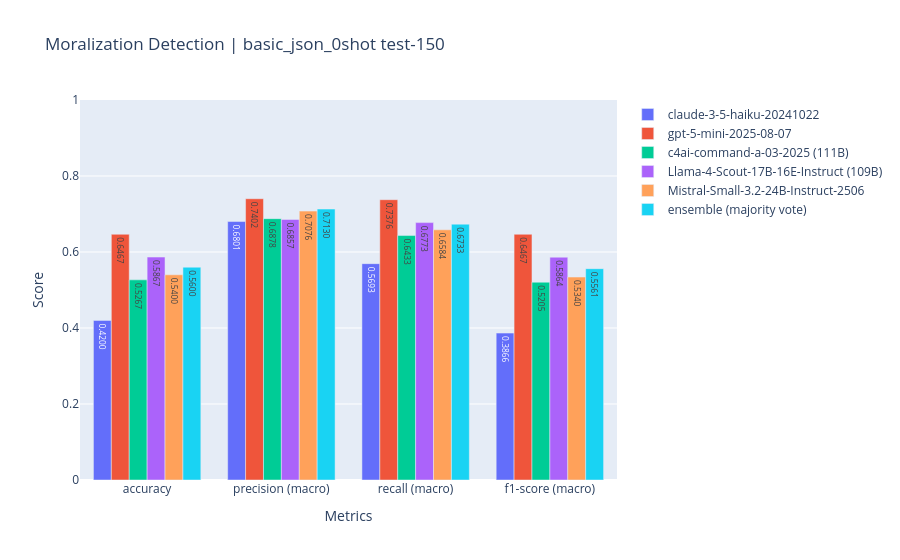
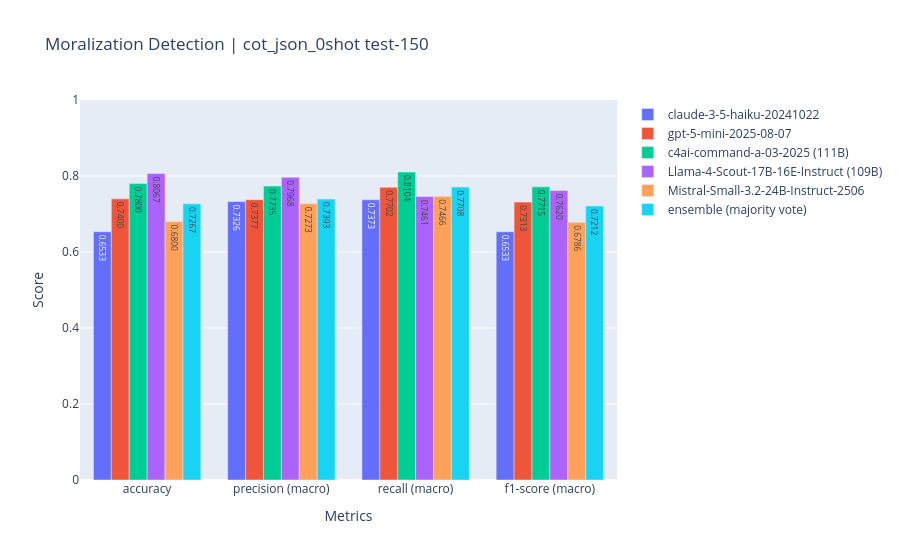
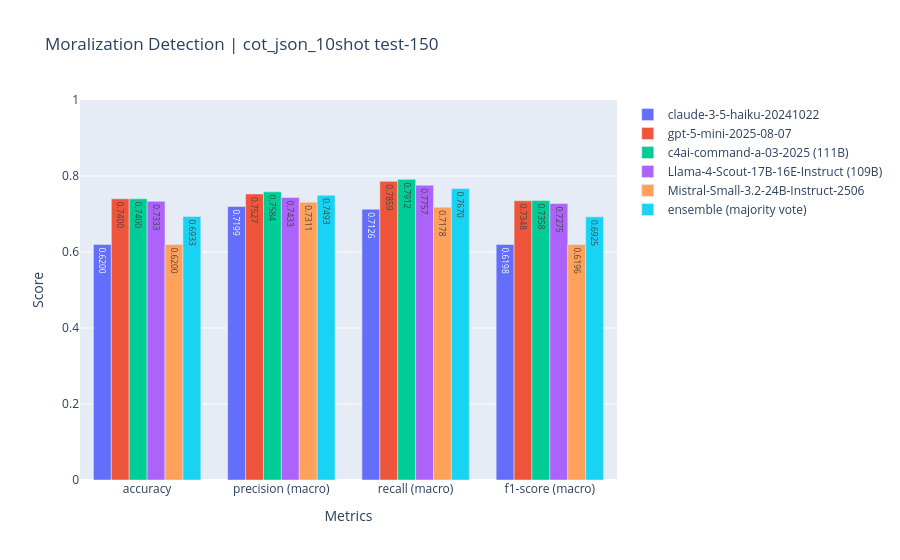
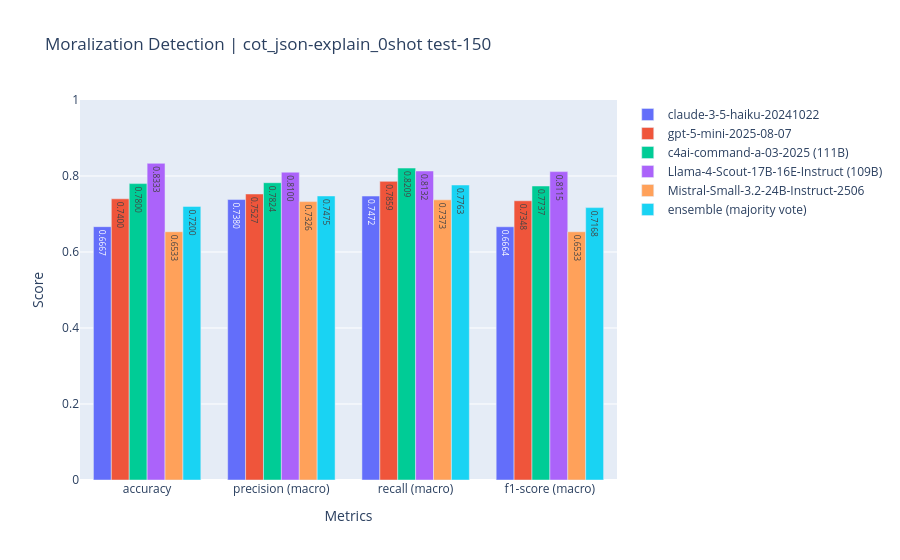

Notebook code for these charts, in order:
### Code cell
for split in ['test-150', 'test']:
    for input_type in ['basic', 'cot', 'manual']:
        for output_type in ['json', 'json-explain']:
            for n_shot in ['0shot', '10shot']:
                if f'{input_type}_{output_type}_{n_shot}' in experiments:
                    metrics_plot(scores, input_type, output_type, n_shot, split, avg='macro')

### Figure 1 — Plotly figure (JSON) as saved in the notebook; plotly's stock layout.template omitted (floating-point values rounded to 4 significant figures)
{"data": [{"name": "claude-3-5-haiku-20241022", "text": ["0.4200", "0.6801", "0.5693", "0.3866"], "type": "bar", "x": ["accuracy", "precision (macro)", "recall (macro)", "f1-score (macro)"], "y": [0.42, 0.6801, 0.5693, 0.3866]}, {"name": "gpt-5-mini-2025-08-07", "text": ["0.6467", "0.7402", "0.7376", "0.6467"], "type": "bar", "x": ["accuracy", "precision (macro)", "recall (macro)", "f1-score (macro)"], "y": [0.6467, 0.7402, 0.7376, 0.6467]}, {"name": "c4ai-command-a-03-2025 (111B)", "text": ["0.5267", "0.6878", "0.6433", "0.5205"], "type": "bar", "x": ["accuracy", "precision (macro)", "recall (macro)", "f1-score (macro)"], "y": [0.5267, 0.6878, 0.6433, 0.5205]}, {"name": "Llama-4-Scout-17B-16E-Instruct (109B)", "text": ["0.5867", "0.6857", "0.6773", "0.5864"], "type": "bar", "x": ["accuracy", "precision (macro)", "recall (macro)", "f1-score (macro)"], "y": [0.5867, 0.6857, 0.6773, 0.5864]}, {"name": "Mistral-Small-3.2-24B-Instruct-2506", "text": ["0.5400", "0.7076", "0.6584", "0.5340"], "type": "bar", "x": ["accuracy", "precision (macro)", "recall (macro)", "f1-score (macro)"], "y": [0.54, 0.7076, 0.6584, 0.534]}, {"name": "ensemble (majority vote)", "text": ["0.5600", "0.7130", "0.6733", "0.5561"], "type": "bar", "x": ["accuracy", "precision (macro)", "recall (macro)", "f1-score (macro)"], "y": [0.56, 0.713, 0.6733, 0.5561]}], "layout": {"title": {"text": "Moralization Detection | basic_json_0shot test-150"}, "xaxis": {"title": {"text": "Metrics"}}, "yaxis": {"range": [0, 1], "title": {"text": "Score"}}}}

### Figure 2 — Plotly figure (JSON) as saved in the notebook; plotly's stock layout.template omitted (floating-point values rounded to 4 significant figures)
{"data": [{"name": "claude-3-5-haiku-20241022", "text": ["0.6533", "0.7326", "0.7373", "0.6533"], "type": "bar", "x": ["accuracy", "precision (macro)", "recall (macro)", "f1-score (macro)"], "y": [0.6533, 0.7326, 0.7373, 0.6533]}, {"name": "gpt-5-mini-2025-08-07", "text": ["0.7400", "0.7377", "0.7702", "0.7313"], "type": "bar", "x": ["accuracy", "precision (macro)", "recall (macro)", "f1-score (macro)"], "y": [0.74, 0.7377, 0.7702, 0.7313]}, {"name": "c4ai-command-a-03-2025 (111B)", "text": ["0.7800", "0.7735", "0.8104", "0.7715"], "type": "bar", "x": ["accuracy", "precision (macro)", "recall (macro)", "f1-score (macro)"], "y": [0.78, 0.7735, 0.8104, 0.7715]}, {"name": "Llama-4-Scout-17B-16E-Instruct (109B)", "text": ["0.8067", "0.7968", "0.7461", "0.7620"], "type": "bar", "x": ["accuracy", "precision (macro)", "recall (macro)", "f1-score (macro)"], "y": [0.8067, 0.7968, 0.7461, 0.762]}, {"name": "Mistral-Small-3.2-24B-Instruct-2506", "text": ["0.6800", "0.7273", "0.7466", "0.6786"], "type": "bar", "x": ["accuracy", "precision (macro)", "recall (macro)", "f1-score (macro)"], "y": [0.68, 0.7273, 0.7466, 0.6786]}, {"name": "ensemble (majority vote)", "text": ["0.7267", "0.7393", "0.7708", "0.7212"], "type": "bar", "x": ["accuracy", "precision (macro)", "recall (macro)", "f1-score (macro)"], "y": [0.7267, 0.7393, 0.7708, 0.7212]}], "layout": {"title": {"text": "Moralization Detection | cot_json_0shot test-150"}, "xaxis": {"title": {"text": "Metrics"}}, "yaxis": {"range": [0, 1], "title": {"text": "Score"}}}}

### Figure 3 — Plotly figure (JSON) as saved in the notebook; plotly's stock layout.template omitted (floating-point values rounded to 4 significant figures)
{"data": [{"name": "claude-3-5-haiku-20241022", "text": ["0.6200", "0.7199", "0.7126", "0.6198"], "type": "bar", "x": ["accuracy", "precision (macro)", "recall (macro)", "f1-score (macro)"], "y": [0.62, 0.7199, 0.7126, 0.6198]}, {"name": "gpt-5-mini-2025-08-07", "text": ["0.7400", "0.7527", "0.7859", "0.7348"], "type": "bar", "x": ["accuracy", "precision (macro)", "recall (macro)", "f1-score (macro)"], "y": [0.74, 0.7527, 0.7859, 0.7348]}, {"name": "c4ai-command-a-03-2025 (111B)", "text": ["0.7400", "0.7584", "0.7912", "0.7358"], "type": "bar", "x": ["accuracy", "precision (macro)", "recall (macro)", "f1-score (macro)"], "y": [0.74, 0.7584, 0.7912, 0.7358]}, {"name": "Llama-4-Scout-17B-16E-Instruct (109B)", "text": ["0.7333", "0.7433", "0.7757", "0.7275"], "type": "bar", "x": ["accuracy", "precision (macro)", "recall (macro)", "f1-score (macro)"], "y": [0.7333, 0.7433, 0.7757, 0.7275]}, {"name": "Mistral-Small-3.2-24B-Instruct-2506", "text": ["0.6200", "0.7311", "0.7178", "0.6196"], "type": "bar", "x": ["accuracy", "precision (macro)", "recall (macro)", "f1-score (macro)"], "y": [0.62, 0.7311, 0.7178, 0.6196]}, {"name": "ensemble (majority vote)", "text": ["0.6933", "0.7493", "0.7670", "0.6925"], "type": "bar", "x": ["accuracy", "precision (macro)", "recall (macro)", "f1-score (macro)"], "y": [0.6933, 0.7493, 0.767, 0.6925]}], "layout": {"title": {"text": "Moralization Detection | cot_json_10shot test-150"}, "xaxis": {"title": {"text": "Metrics"}}, "yaxis": {"range": [0, 1], "title": {"text": "Score"}}}}

### Figure 4 — Plotly figure (JSON) as saved in the notebook; plotly's stock layout.template omitted (floating-point values rounded to 4 significant figures)
{"data": [{"name": "claude-3-5-haiku-20241022", "text": ["0.6667", "0.7380", "0.7472", "0.6664"], "type": "bar", "x": ["accuracy", "precision (macro)", "recall (macro)", "f1-score (macro)"], "y": [0.6667, 0.738, 0.7472, 0.6664]}, {"name": "gpt-5-mini-2025-08-07", "text": ["0.7400", "0.7527", "0.7859", "0.7348"], "type": "bar", "x": ["accuracy", "precision (macro)", "recall (macro)", "f1-score (macro)"], "y": [0.74, 0.7527, 0.7859, 0.7348]}, {"name": "c4ai-command-a-03-2025 (111B)", "text": ["0.7800", "0.7824", "0.8209", "0.7737"], "type": "bar", "x": ["accuracy", "precision (macro)", "recall (macro)", "f1-score (macro)"], "y": [0.78, 0.7824, 0.8209, 0.7737]}, {"name": "Llama-4-Scout-17B-16E-Instruct (109B)", "text": ["0.8333", "0.8100", "0.8132", "0.8115"], "type": "bar", "x": ["accuracy", "precision (macro)", "recall (macro)", "f1-score (macro)"], "y": [0.8333, 0.81, 0.8132, 0.8115]}, {"name": "Mistral-Small-3.2-24B-Instruct-2506", "text": ["0.6533", "0.7326", "0.7373", "0.6533"], "type": "bar", "x": ["accuracy", "precision (macro)", "recall (macro)", "f1-score (macro)"], "y": [0.6533, 0.7326, 0.7373, 0.6533]}, {"name": "ensemble (majority vote)", "text": ["0.7200", "0.7475", "0.7763", "0.7168"], "type": "bar", "x": ["accuracy", "precision (macro)", "recall (macro)", "f1-score (macro)"], "y": [0.72, 0.7475, 0.7763, 0.7168]}], "layout": {"title": {"text": "Moralization Detection | cot_json-explain_0shot test-150"}, "xaxis": {"title": {"text": "Metrics"}}, "yaxis": {"range": [0, 1], "title": {"text": "Score"}}}}
